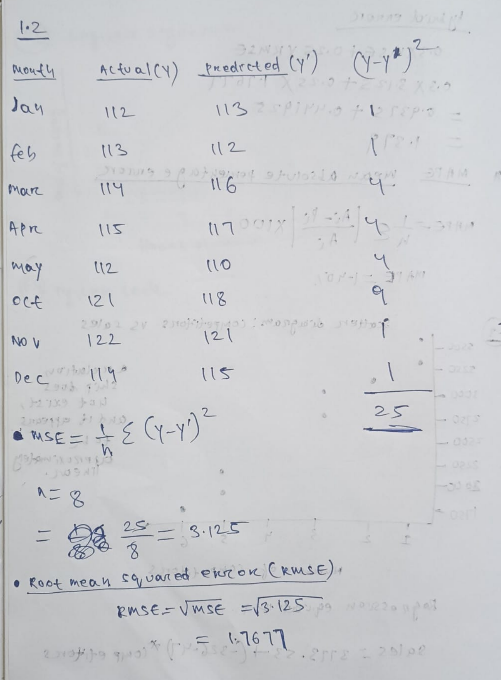
#> input picture uploads/sample.png, 501 x 680 px
$ python -i ocr_test.py   (imports and definitions only)
#> lines starting #> are read from the running program, lines starting #| are printed output that depends on the picture
import pytesseract
import cv2
import numpy as np
from PIL import Image


def preprocess_image(image_path):
    # Read image
#> called with image_path = 'uploads/sample.png'
    img = cv2.imread(image_path)
#> img is the input picture: shape (680, 501, 3); mean B, G, R 207, 204, 202.8

    # Convert to grayscale
    gray = cv2.cvtColor(img, cv2.COLOR_BGR2GRAY)

    # Remove noise
    gray = cv2.medianBlur(gray, 3)
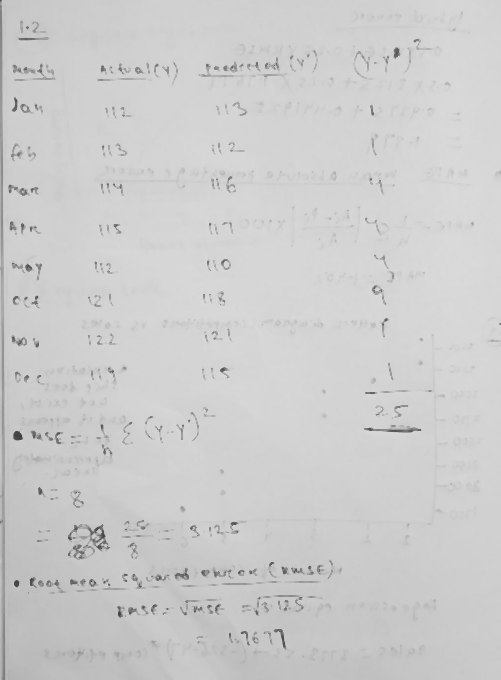
#> gray: shape (680, 501); min 62, max 218, mean 204.7

    # Apply threshold
    _, thresh = cv2.threshold(gray, 150, 255, cv2.THRESH_BINARY)
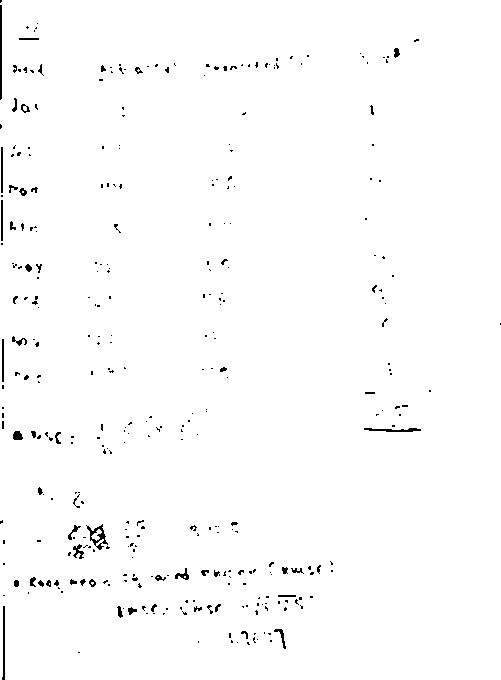
#> thresh: shape (680, 501); 98.8% white; black in thin lines or dots

    return thresh


def extract_text(image_path):
    processed_image = preprocess_image(image_path)

    # Convert OpenCV image to PIL format
    pil_image = Image.fromarray(processed_image)

    # Extract text
    text = pytesseract.image_to_string(pil_image)

    return text.strip()

>>> result = preprocess_image('uploads/sample.png')
